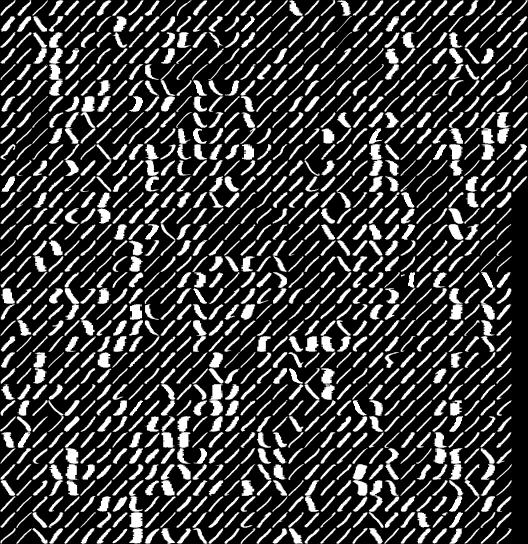
#> input picture USPS_1_5/usps_1.jpg, 528 x 544 px
$ jupyter execute k-means.ipynb
#> lines starting #> are read from the running program, lines starting #| are printed output that depends on the picture
[cell 1]
import matplotlib.pyplot as plt
import numpy as np
from sklearn.cluster import KMeans
import random

[cell 2]
one = plt.imread("USPS_1_5/usps_1.jpg")
#> one is the input picture: shape (544, 528); min 0, max 255, mean 60.5
two = plt.imread("USPS_1_5/usps_2.jpg")
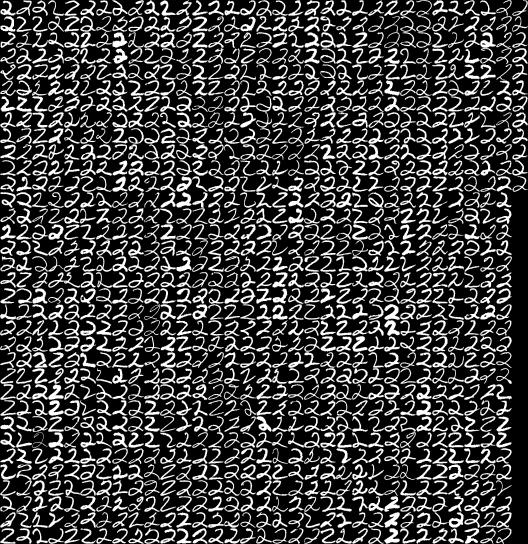
#> input picture USPS_1_5/usps_2.jpg, 528 x 544 px
#> two is the input picture: shape (544, 528); min 0, max 255, mean 65.1
three = plt.imread("USPS_1_5/usps_3.jpg")
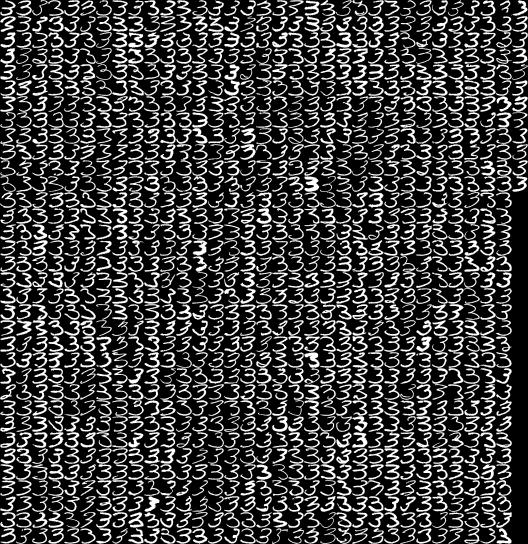
#> input picture USPS_1_5/usps_3.jpg, 528 x 544 px
#> three is the input picture: shape (544, 528); min 0, max 255, mean 65.1
four = plt.imread("USPS_1_5/usps_4.jpg")
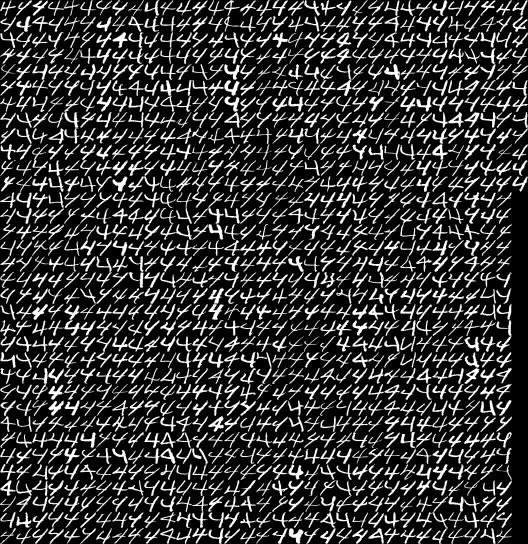
#> input picture USPS_1_5/usps_4.jpg, 528 x 544 px
#> four is the input picture: shape (544, 528); min 0, max 255, mean 54.6
five = plt.imread("USPS_1_5/usps_5.jpg")
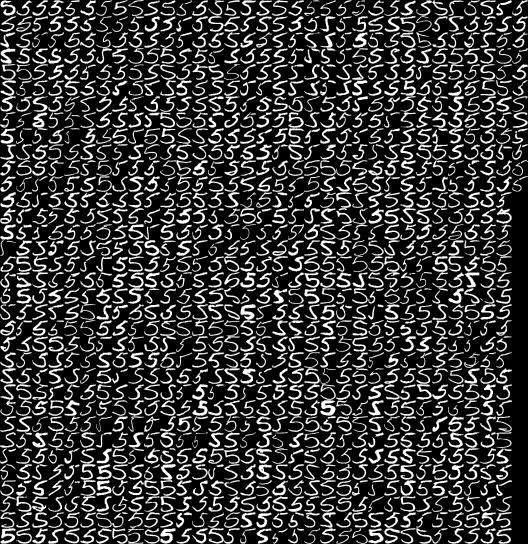
#> input picture USPS_1_5/usps_5.jpg, 528 x 544 px
#> five is the input picture: shape (544, 528); min 0, max 255, mean 59.2

[cell 3]
all_datas = []

[cell 4]
def split_photos(img):
    for i in range(0, 544, 16):
        for j in range(0, 528, 16):
            splitted_img = img[i:(i+16) , j:(j+16)]
            all_datas.append(splitted_img.flatten())
#> after the loop, all_datas = 1122 items

[cell 5]
split_photos(one)
split_photos(two)
split_photos(three)
split_photos(four)
split_photos(five)

[cell 6]
datas = np.array(all_datas)
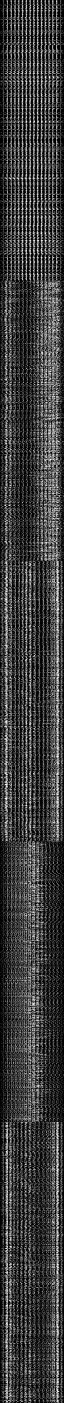
#> datas: shape (5610, 256) (shown at 1/4 size); min 0, max 255, mean 60.9
plt.imshow(datas[5565].reshape(16,16))
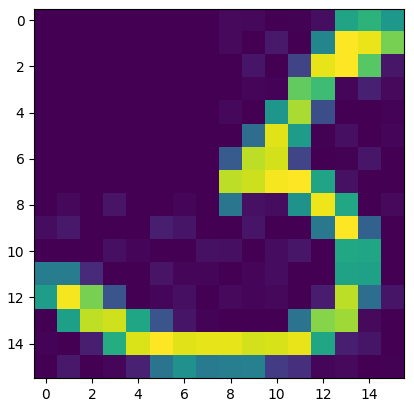
#> figure drawn by matplotlib, 1 panel

[cell 7]
def kmeans(X, k, max_iters=10000, tol=1e-4):

#> called with k = 5, max_iters = 10000, tol = 0.0001
    centroids = X[np.random.choice(X.shape[0], k, replace=False)]

    for _ in range(max_iters):
        labels = np.argmin(np.linalg.norm(X[:, np.newaxis] - centroids, axis=2), axis=1)

        new_centroids = np.array([X[labels == j].mean(axis=0) for j in range(k)])

        if np.linalg.norm(new_centroids - centroids) < tol:
            break

        centroids = new_centroids

    return labels, centroids

[cell 8]
data = np
labels, centers = kmeans(datas, 5, 10000)
#> labels = 5610 values, max 4 at index 11, min 0 at index 29, mean 1.92

[cell 9]
centers

[cell 10]
plt.figure(figsize=(1,1))
plt.imshow(centers[0].reshape(16, 16))

[cell 11]
plt.figure(figsize=(1,1))
plt.imshow(centers[1].reshape(16, 16))
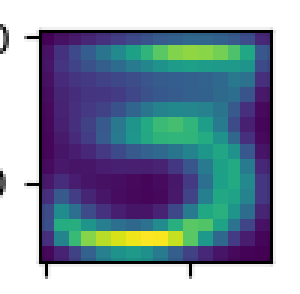
#> figure drawn by matplotlib, 1 panel

[cell 12]
plt.figure(figsize=(1,1))
plt.imshow(centers[2].reshape(16, 16))
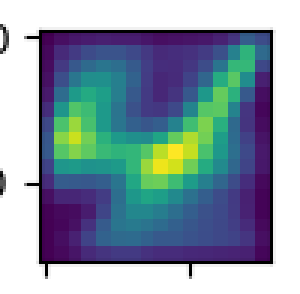
#> figure drawn by matplotlib, 1 panel

[cell 13]
plt.figure(figsize=(1,1))
plt.imshow(centers[3].reshape(16, 16))
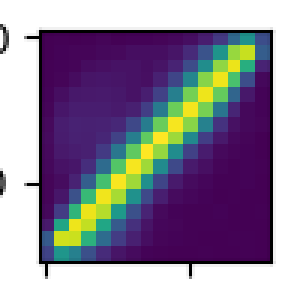
#> figure drawn by matplotlib, 1 panel

[cell 14]
plt.figure(figsize=(1,1))
plt.imshow(centers[4].reshape(16, 16))
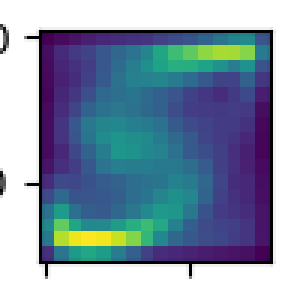
#> figure drawn by matplotlib, 1 panel
